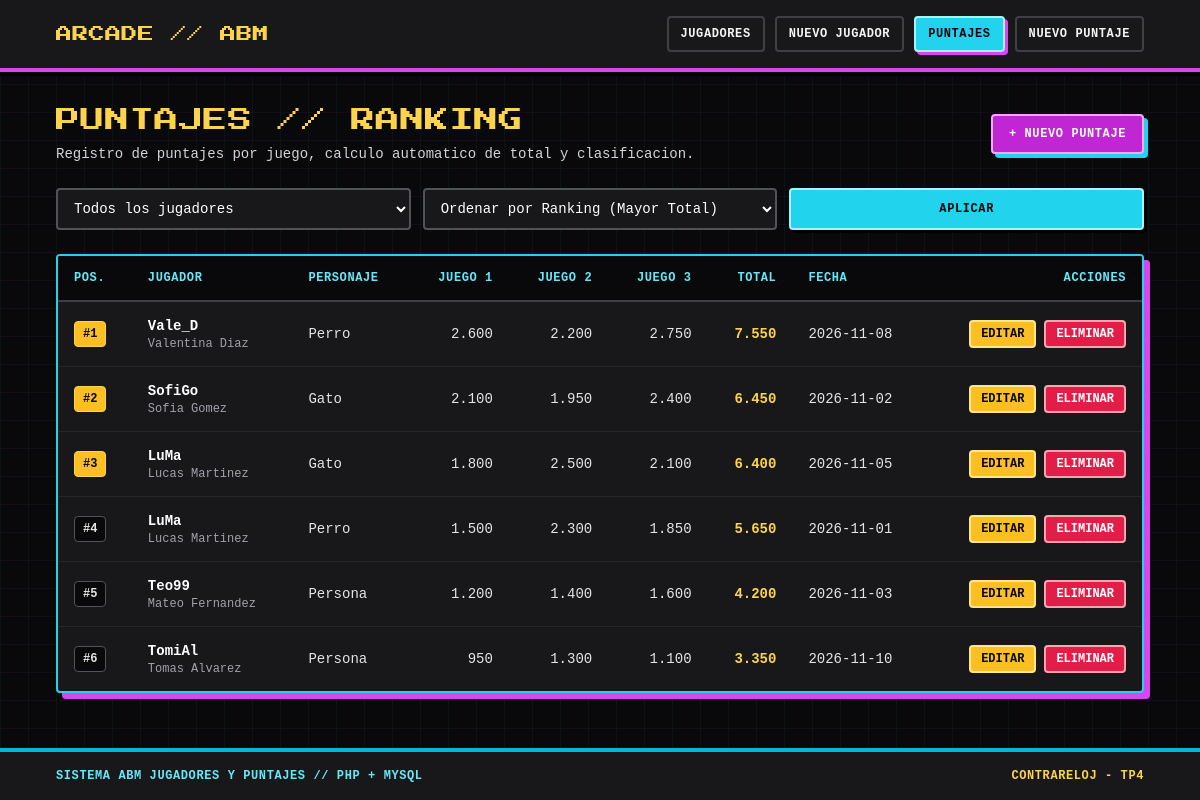
The page /puntajes.php on the database its author committed.
### tables this page shows
CREATE TABLE IF NOT EXISTS puntajes (
    id_puntaje INT AUTO_INCREMENT PRIMARY KEY,
    id_jugador INT NOT NULL,
    personaje ENUM('perro', 'gato', 'persona') NOT NULL DEFAULT 'persona',
    puntaje_juego_1 INT NOT NULL DEFAULT 0,
    puntaje_juego_2 INT NOT NULL DEFAULT 0,
    puntaje_juego_3 INT NOT NULL DEFAULT 0,
    total INT NOT NULL,
    fecha DATE NOT NULL,
    CONSTRAINT fk_puntajes_jugador
        FOREIGN KEY (id_jugador)
        REFERENCES jugadores(id_jugador)
        ON DELETE CASCADE
        ON UPDATE CASCADE
);

CREATE TABLE IF NOT EXISTS jugadores (
    id_jugador INT AUTO_INCREMENT PRIMARY KEY,
    nombre VARCHAR(100) NOT NULL,
    alias VARCHAR(50) NOT NULL,
    edad INT NOT NULL,
    fecha DATE NOT NULL
);

### conexion.php (called while the page is built, shortened)
<?php
function limpiar_texto(?string $texto): string
{
    return htmlspecialchars((string) $texto, ENT_QUOTES, 'UTF-8');
}

### puntajes.php (the view, shortened to what this page needs)
<?php
require_once __DIR__ . '/conexion.php';
$pdo = obtener_conexion();
$filtro_jugador = filter_input(INPUT_GET, 'id_jugador', FILTER_VALIDATE_INT) ?: 0;
$orden = $_GET['orden'] ?? 'total';
$sql = 'SELECT p.id_puntaje, p.id_jugador, j.nombre AS nombre_jugador, j.alias, p.personaje,
               p.puntaje_juego_1, p.puntaje_juego_2, p.puntaje_juego_3,
               p.total, p.fecha
        FROM puntajes p
        INNER JOIN jugadores j ON p.id_jugador = j.id_jugador';
$parametros = [];
if ($orden === 'fecha') {
    $sql .= ' ORDER BY p.fecha DESC, p.total DESC';
} else {
    $sql .= ' ORDER BY p.total DESC, p.fecha DESC';
}
$stmt = $pdo->prepare($sql);
$stmt->execute($parametros);
$puntajes = $stmt->fetchAll();
require_once __DIR__ . '/templates/header.php';
require_once __DIR__ . '/templates/nav.php';
?>
<div class="flex flex-col sm:flex-row sm:items-center sm:justify-between gap-4 mb-6">
    <div>
        <h1 class="font-arcade text-xl sm:text-2xl text-amber-300 tracking-wide">PUNTAJES // RANKING</h1>
        <p class="text-sm text-zinc-300 mt-2">Registro de puntajes por juego, calculo automatico de total y clasificacion.</p>
    </div>
    <a href="puntajes_alta.php<?php echo $filtro_jugador > 0 ? '?id_jugador=' . (int) $filtro_jugador : ''; ?>" class="inline-flex items-center justify-center rounded border-2 border-fuchsia-300 bg-fuchsia-600 px-4 py-2.5 text-xs font-bold uppercase tracking-wider text-white shadow-[4px_4px_0px_#22d3ee] hover:bg-fuchsia-500 active:translate-x-[2px] active:translate-y-[2px] transicion-suave">
        + Nuevo Puntaje
    </a>
</div>
<form method="get" action="puntajes.php" class="mb-6 grid grid-cols-1 sm:grid-cols-3 gap-3">
    <select name="id_jugador" class="rounded border-2 border-zinc-600 bg-zinc-900 px-3 py-2.5 text-sm text-white focus:border-cyan-400 focus:outline-none">
        <option value="0">Todos los jugadores</option>
    </select>
    <select name="orden" class="rounded border-2 border-zinc-600 bg-zinc-900 px-3 py-2.5 text-sm text-white focus:border-cyan-400 focus:outline-none">
        <option value="total" <?php echo ($orden === 'total') ? 'selected' : ''; ?>>Ordenar por Ranking (Mayor Total)</option>
    </select>
    <div class="flex gap-2">
        <button type="submit" class="flex-1 rounded border-2 border-cyan-200 bg-cyan-400 px-4 py-2.5 text-xs font-bold uppercase tracking-wider text-zinc-950 shadow-[3px_3px_0px_#000] hover:bg-cyan-300 transicion-suave">
            Aplicar
        </button>
    </div>
</form>
<div class="overflow-x-auto rounded border-2 border-cyan-400 bg-zinc-900 shadow-[6px_6px_0px_#d946ef]">
    <table class="min-w-full divide-y-2 divide-zinc-700 text-sm">
        <thead class="bg-zinc-950 text-cyan-300 uppercase text-xs tracking-wider">
            <tr>
                <th class="px-4 py-3.5 text-left font-bold"><?php echo ($orden === 'total') ? 'Pos.' : 'ID'; ?></th>
                <th class="px-4 py-3.5 text-left font-bold">Jugador</th>
                <th class="px-4 py-3.5 text-left font-bold">Personaje</th>
                <th class="px-4 py-3.5 text-right font-bold">Juego 1</th>
                <th class="px-4 py-3.5 text-right font-bold">Juego 2</th>
                <th class="px-4 py-3.5 text-right font-bold">Juego 3</th>
                <th class="px-4 py-3.5 text-right font-bold">Total</th>
                <th class="px-4 py-3.5 text-left font-bold">Fecha</th>
                <th class="px-4 py-3.5 text-right font-bold">Acciones</th>
            </tr>
        </thead>
        <tbody class="divide-y divide-zinc-800">
            <?php if (empty($puntajes)): ?>
                <tr>
                    <td colspan="9" class="px-4 py-8 text-center text-zinc-300">
                        No hay puntajes registrados para los criterios seleccionados.
                    </td>
                </tr>
            <?php else: ?>
                <?php $posicion = 1; ?>
                <?php foreach ($puntajes as $fila): ?>
                    <tr class="hover:bg-zinc-800/80 transicion-suave">
                        <td class="px-4 py-3.5 tabular-nums">
                            <?php if ($orden === 'total'): ?>
                                <span class="inline-flex items-center justify-center rounded border px-2 py-1 text-xs font-bold <?php echo ($posicion <= 3) ? 'border-amber-300 bg-amber-400 text-zinc-950' : 'border-zinc-600 bg-zinc-950 text-zinc-200'; ?>">
                                    #<?php echo $posicion; ?>
                                </span>
                            <?php else: ?>
                                <span class="text-amber-300 font-bold">#<?php echo (int) $fila['id_puntaje']; ?></span>
                            <?php endif; ?>
                        </td>
                        <td class="px-4 py-3.5 font-bold text-white">
                            <?php echo limpiar_texto($fila['alias']); ?>
                            <span class="block text-xs font-normal text-zinc-400"><?php echo limpiar_texto($fila['nombre_jugador']); ?></span>
                        </td>
                        <td class="px-4 py-3.5 text-zinc-200 capitalize"><?php echo limpiar_texto($fila['personaje']); ?></td>
                        <td class="px-4 py-3.5 text-right text-zinc-200 tabular-nums"><?php echo number_format((int) $fila['puntaje_juego_1'], 0, ',', '.'); ?></td>
                        <td class="px-4 py-3.5 text-right text-zinc-200 tabular-nums"><?php echo number_format((int) $fila['puntaje_juego_2'], 0, ',', '.'); ?></td>
                        <td class="px-4 py-3.5 text-right text-zinc-200 tabular-nums"><?php echo number_format((int) $fila['puntaje_juego_3'], 0, ',', '.'); ?></td>
                        <td class="px-4 py-3.5 text-right font-bold text-amber-300 tabular-nums"><?php echo number_format((int) $fila['total'], 0, ',', '.'); ?></td>
                        <td class="px-4 py-3.5 text-zinc-200 tabular-nums"><?php echo limpiar_texto($fila['fecha']); ?></td>
                        <td class="px-4 py-3.5 text-right">
                            <div class="inline-flex items-center gap-2">
                                <a href="puntajes_editar.php?id=<?php echo (int) $fila['id_puntaje']; ?>" class="rounded border-2 border-amber-200 bg-amber-400 px-2.5 py-1 text-xs font-bold uppercase text-zinc-950 hover:bg-amber-300 transicion-suave">
                                    Editar
                                </a>
                                <form
                                    method="post"
                                    action="puntajes_eliminar.php"
                                    class="inline form-eliminar"
                                    data-confirmacion="¿Seguro que deseas eliminar este registro de puntaje de <?php echo limpiar_texto($fila['nombre_jugador']); ?>?"
                                >
                                    <button type="submit" class="rounded border-2 border-rose-300 bg-rose-600 px-2.5 py-1 text-xs font-bold uppercase text-white hover:bg-rose-500 transicion-suave">
                                        Eliminar
                                    </button>
                                </form>
                            </div>
                        </td>
                    </tr>
                    <?php $posicion++; ?>
                <?php endforeach; ?>
            <?php endif; ?>
        </tbody>
    </table>
</div>
<?php require_once __DIR__ . '/templates/footer.php'; ?>

### css/estilos.css (style rules this page uses)
.font-arcade { font-family: 'Press Start 2P', monospace; }
.arcade-fondo { background-image: linear-gradient(to right, rgba(34, 211, 238, 0.05) 1px, transparent 1px), linear-gradient(to bottom, rgba(217, 70, 239, 0.05) 1px, transparent 1px); background-size: 28px 28px; }
.tabular-nums { font-variant-numeric: tabular-nums; }
.transicion-suave { transition: background-color 0.15s ease-in-out, border-color 0.15s ease-in-out, color 0.15s ease-in-out, transform 0.1s ease-in-out; }

### rows shown on the page
puntajes: id_jugador.alias "Vale_D", id_jugador.nombre "Valentina Diaz", personaje "Perro", puntaje_juego_1 "2.600", puntaje_juego_2 "2.200", puntaje_juego_3 "2.750", total "7.550", fecha "2026-11-08"
puntajes: id_jugador.alias "SofiGo", id_jugador.nombre "Sofia Gomez", personaje "Gato", puntaje_juego_1 "2.100", puntaje_juego_2 "1.950", puntaje_juego_3 "2.400", total "6.450", fecha "2026-11-02"
puntajes: id_jugador.alias "LuMa", id_jugador.nombre "Lucas Martinez", personaje "Gato", puntaje_juego_1 "1.800", puntaje_juego_2 "2.500", puntaje_juego_3 "2.100", total "6.400", fecha "2026-11-05"
puntajes: id_jugador.alias "LuMa", id_jugador.nombre "Lucas Martinez", personaje "Perro", puntaje_juego_1 "1.500", puntaje_juego_2 "2.300", puntaje_juego_3 "1.850", total "5.650", fecha "2026-11-01"
puntajes: id_jugador.alias "Teo99", id_jugador.nombre "Mateo Fernandez", personaje "Persona", puntaje_juego_1 "1.200", puntaje_juego_2 "1.400", puntaje_juego_3 "1.600", total "4.200", fecha "2026-11-03"
puntajes: id_jugador.alias "TomiAl", id_jugador.nombre "Tomas Alvarez", personaje "Persona", puntaje_juego_1 "950", puntaje_juego_2 "1.300", puntaje_juego_3 "1.100", total "3.350", fecha "2026-11-10"
